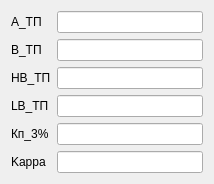
<?xml version="1.0" encoding="UTF-8"?>
<ui version="4.0">
 <class>Form</class>
 <widget class="QWidget" name="Form">
  <property name="geometry">
   <rect>
    <x>0</x>
    <y>0</y>
    <width>214</width>
    <height>168</height>
   </rect>
  </property>
  <property name="windowTitle">
   <string>Form</string>
  </property>
  <layout class="QFormLayout" name="formLayout">
   <item row="0" column="0">
    <widget class="QLabel" name="label">
     <property name="text">
      <string>А_ТП</string>
     </property>
    </widget>
   </item>
   <item row="1" column="0">
    <widget class="QLabel" name="label_2">
     <property name="text">
      <string>В_ТП</string>
     </property>
    </widget>
   </item>
   <item row="2" column="0">
    <widget class="QLabel" name="label_3">
     <property name="text">
      <string>НВ_ТП</string>
     </property>
    </widget>
   </item>
   <item row="3" column="0">
    <widget class="QLabel" name="label_4">
     <property name="text">
      <string>LB_ТП</string>
     </property>
    </widget>
   </item>
   <item row="4" column="0">
    <widget class="QLabel" name="label_5">
     <property name="text">
      <string>Кп_3%</string>
     </property>
    </widget>
   </item>
   <item row="5" column="0">
    <widget class="QLabel" name="label_6">
     <property name="text">
      <string>Kappa</string>
     </property>
    </widget>
   </item>
   <item row="0" column="1">
    <widget class="QLineEdit" name="lineEdit"/>
   </item>
   <item row="1" column="1">
    <widget class="QLineEdit" name="lineEdit_2"/>
   </item>
   <item row="2" column="1">
    <widget class="QLineEdit" name="lineEdit_3"/>
   </item>
   <item row="3" column="1">
    <widget class="QLineEdit" name="lineEdit_4"/>
   </item>
   <item row="4" column="1">
    <widget class="QLineEdit" name="lineEdit_5"/>
   </item>
   <item row="5" column="1">
    <widget class="QLineEdit" name="lineEdit_6"/>
   </item>
  </layout>
 </widget>
 <resources/>
 <connections/>
</ui>
